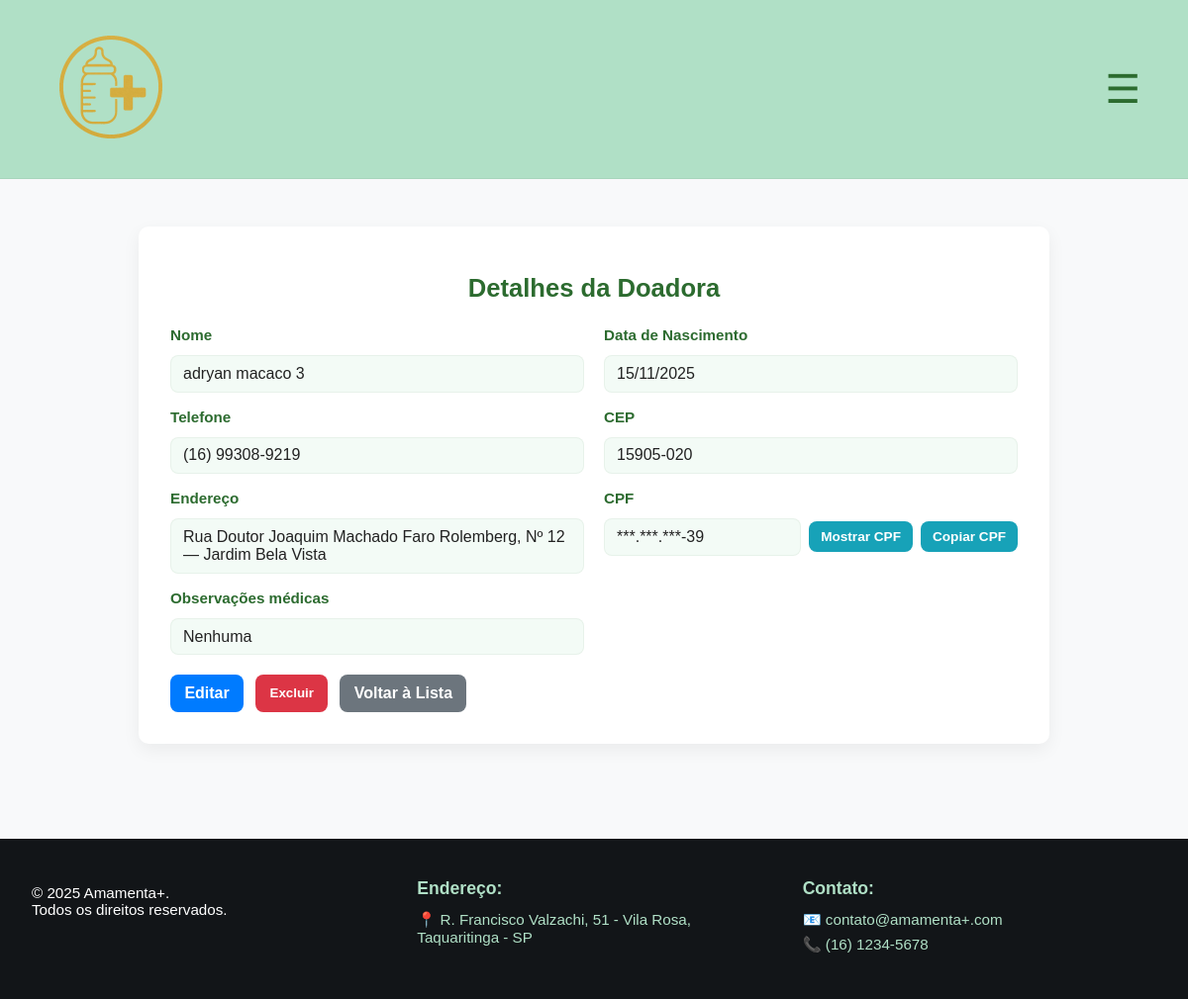
Before: /assets/detalhes-doadora.php?id=45 (signed in) with the older database file.
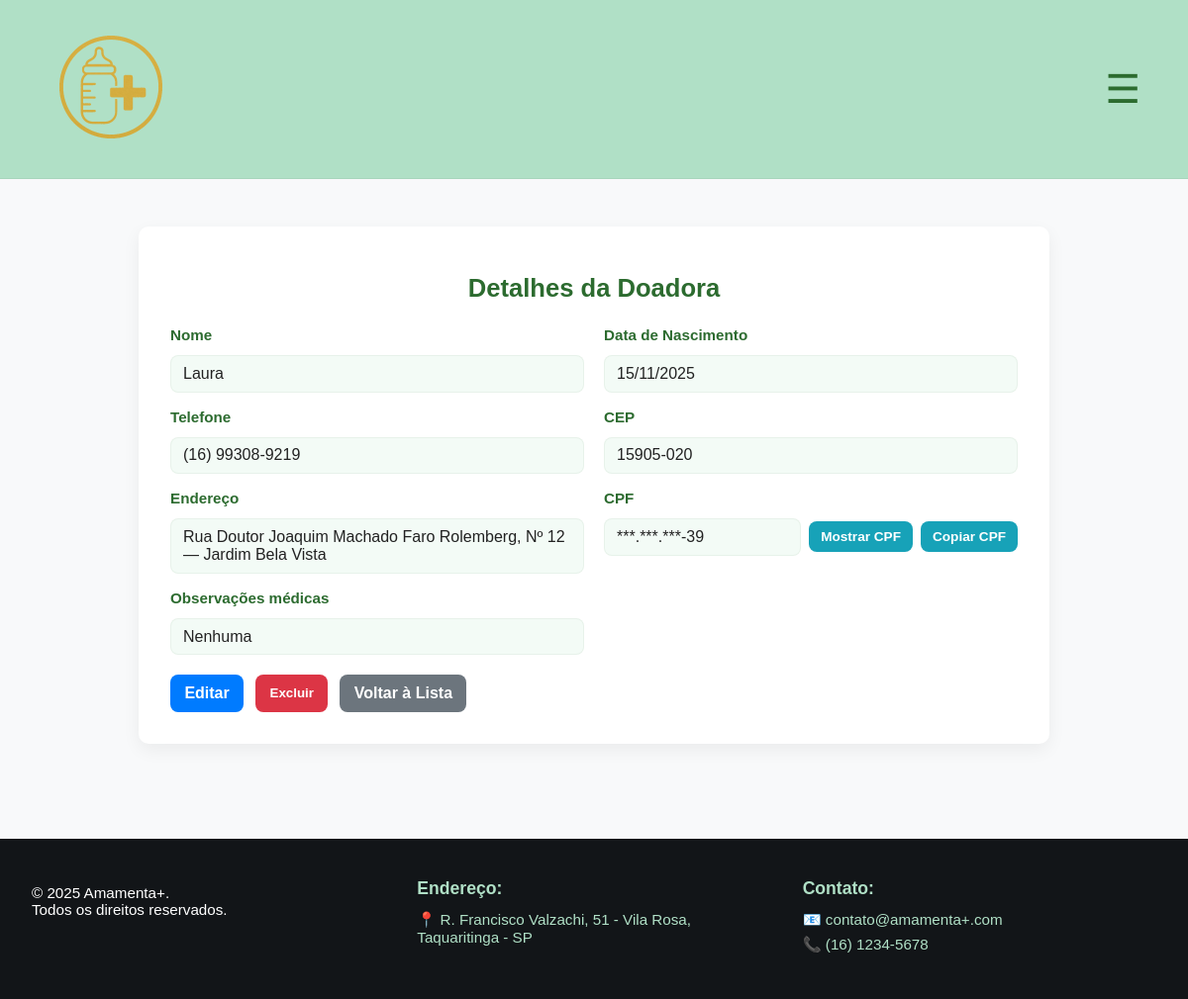
After: the same page with the newer database file.
### tables this page shows
CREATE TABLE `doadoras` (
  `id` int(11) NOT NULL,
  `nome` varchar(150) NOT NULL,
  `cpf` varchar(14) NOT NULL,
  `data_nascimento` date NOT NULL,
  `telefone` varchar(20) NOT NULL,
  `cep` varchar(9) NOT NULL,
  `endereco` varchar(255) NOT NULL,
  `numero` varchar(10) NOT NULL,
  `bairro` varchar(100) NOT NULL,
  `observacoes` text DEFAULT NULL,
  `criado_em` timestamp NOT NULL DEFAULT current_timestamp()
);

### assets/detalhes-doadora.php (the view, shortened to what this page needs)
<?php
include(__DIR__ . '/processamento/conexao.php');
$id = intval($_GET['id']);
$stmt = $conn->prepare("SELECT * FROM doadoras WHERE id = ?");
$stmt->bind_param("i", $id);
$stmt->execute();
$result = $stmt->get_result();
$doadora = $result->fetch_assoc();
function mask_cpf($cpf) {
    $digits = preg_replace('/\D+/', '', $cpf);
    return '***.***.***-' . substr($digits, -2);
}
$cpf_masked = mask_cpf($doadora['cpf']);
?>
<!DOCTYPE html>
<html lang="pt-BR">
<head>
  <link rel="stylesheet" href="/SistemaBL/style/style.css">
  <link rel="stylesheet" href="/SistemaBL/style/tabela.css">
</head>
<body>
<?php include __DIR__ . '/header.php'; ?>
<div class="detalhes-doadora-container">
  <h2 class="detalhes-doadora-title">Detalhes da Doadora</h2>
  <div class="detalhes-doadora-grid">
    <div class="detalhes-doadora-field"><label>Nome</label><div class="detalhes-doadora-value"><?= htmlspecialchars($doadora['nome']) ?></div></div>
    <div class="detalhes-doadora-field"><label>Data de Nascimento</label><div class="detalhes-doadora-value"><?= date('d/m/Y', strtotime($doadora['data_nascimento'])) ?></div></div>
    <div class="detalhes-doadora-field"><label>Telefone</label><div class="detalhes-doadora-value"><?= htmlspecialchars($doadora['telefone']) ?></div></div>
    <div class="detalhes-doadora-field"><label>CEP</label><div class="detalhes-doadora-value"><?= htmlspecialchars($doadora['cep']) ?></div></div>
    <div class="detalhes-doadora-field"><label>Endereço</label><div class="detalhes-doadora-value"><?= htmlspecialchars($doadora['endereco']) ?>, Nº <?= htmlspecialchars($doadora['numero']) ?> — <?= htmlspecialchars($doadora['bairro']) ?></div></div>
    <div class="detalhes-doadora-field"><label>CPF</label>
      <div class="detalhes-doadora-cpf-row">
        <div id="cpfField" class="detalhes-doadora-cpf"><?= htmlspecialchars($cpf_masked) ?></div>
        <button id="toggleCpfBtn" class="detalhes-doadora-btn" type="button">Mostrar CPF</button>
        <button id="copyCpfBtn" class="detalhes-doadora-btn" type="button">Copiar CPF</button>
      </div>
    </div>
    <div class="detalhes-doadora-field"><label>Observações médicas</label>
      <div class="detalhes-doadora-value"><?= nl2br(htmlspecialchars($doadora['observacoes']) ?: 'Nenhuma') ?></div>
    </div>
  </div>
  <div class="detalhes-doadora-actions">
    <a href="editar-doadora.php?id=<?= $doadora['id'] ?>" class="detalhes-doadora-link">Editar</a>
    <button id="btnExcluir" class="detalhes-doadora-link" style="background-color:#dc3545; border:none;">Excluir</button>
    <a href="visualizar-doadoras.php" class="detalhes-doadora-link secondary">Voltar à Lista</a>
  </div>
</div>
<?php include __DIR__ . '/footer.php'; ?>
</body>
</html>

Changed rows visible on the page:
changed doadoras "Rua Doutor Joaquim Machado Faro Rolemberg": nome "adryan macaco 3" → "Laura"
